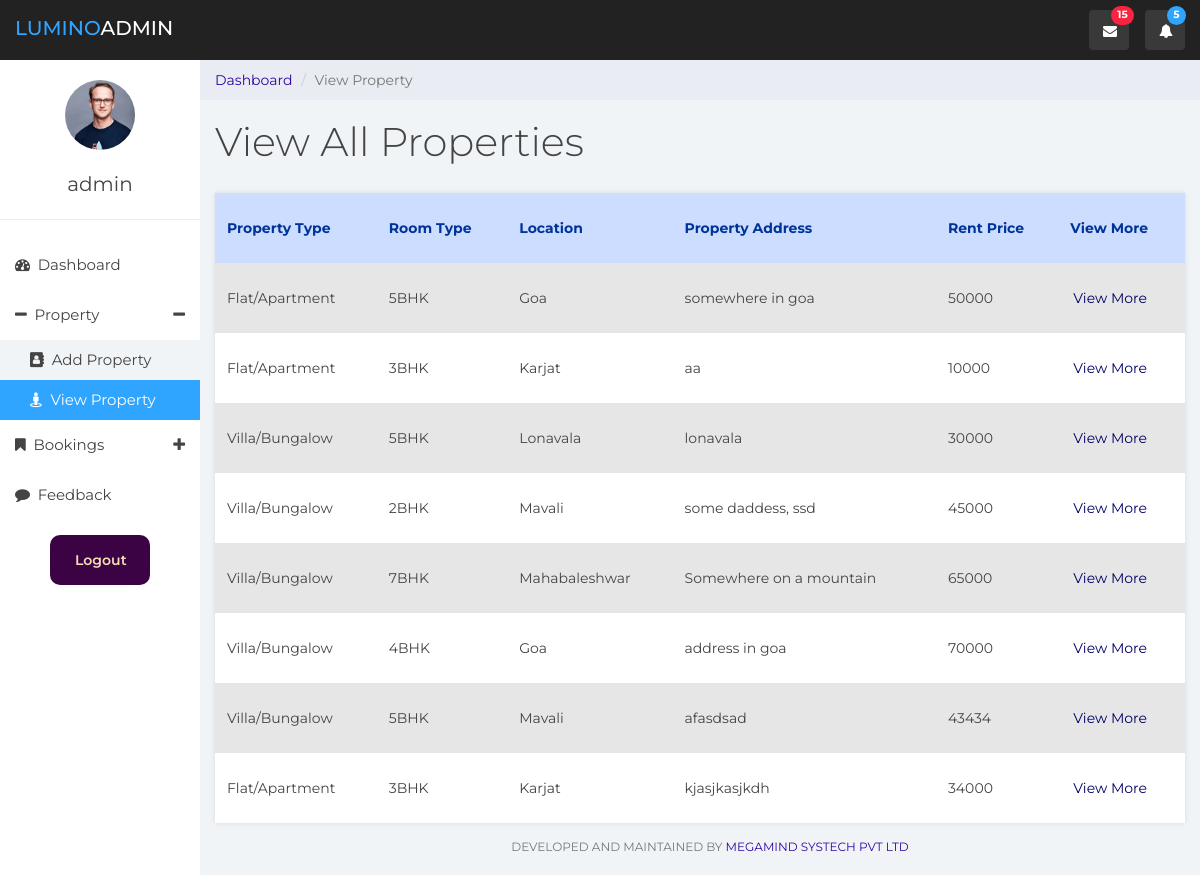
/viewproperty.php (signed in), run on the app's committed database.
### tables this page shows
CREATE TABLE `property_data` (
  `id` int(11) NOT NULL,
  `property_type` varchar(30) NOT NULL,
  `property_name` varchar(50) NOT NULL,
  `location` varchar(30) NOT NULL,
  `room_type` varchar(30) NOT NULL,
  `propertyaddr` varchar(200) NOT NULL,
  `owner` varchar(80) NOT NULL,
  `owner_phone` varchar(10) NOT NULL,
  `owner_valid` varchar(60) NOT NULL,
  `manager_name` varchar(80) NOT NULL,
  `manage_phone` varchar(10) NOT NULL,
  `manage_valid` varchar(60) NOT NULL,
  `rent_price` varchar(15) NOT NULL,
  `amenities` varchar(120) NOT NULL,
  `location_url` varchar(500) NOT NULL,
  `deposit_amt` varchar(30) NOT NULL,
  `photos_url` varchar(10000) NOT NULL
);

### src/viewproperty.php (the view, shortened to what this page needs)
<?php
$profilepfp = $_SESSION['pfp'];
?>
<!DOCTYPE html>
<html>
<head>
	<link href="css/bootstrap.min.css" rel="stylesheet">
	<link href="css/font-awesome.min.css" rel="stylesheet">
	<link href="css/datepicker3.css" rel="stylesheet">
	<link href="css/styles.css" rel="stylesheet">
	<link href="custom.css" rel="stylesheet">
</head>
<body>
	<nav class="navbar navbar-custom navbar-fixed-top" role="navigation">
		<div class="container-fluid">
			<div class="navbar-header">
				<a class="navbar-brand" href="#"><span>Lumino</span>Admin</a>
				<ul class="nav navbar-top-links navbar-right">
					<li class="dropdown"><a class="dropdown-toggle count-info" data-toggle="dropdown" href="#">
						<em class="fa fa-envelope"></em><span class="label label-danger">15</span>
					</a>
					</li>
					<li class="dropdown"><a class="dropdown-toggle count-info" data-toggle="dropdown" href="#">
						<em class="fa fa-bell"></em><span class="label label-info">5</span>
					</a>
					</li>
				</ul>
			</div>
		</div>
	</nav>
	<div id="sidebar-collapse" class="col-sm-3 col-lg-2 sidebar">
		<div class="profile-sidebar">
			<div class="profile-userpic">
				<img src="<?php echo $profilepfp; ?>" class="img-responsive" alt="">
			</div>
			<div class="profile-usertitle">
				<div class="profile-usertitle-name"><?php echo($_SESSION['username']);?></div>
			</div>
		</div>
		<ul class="nav menu">
			<li><a href="index.php"><em class="fa fa-dashboard">&nbsp;</em> Dashboard</a></li>
			<li class="parent actice"><a data-toggle="collapse" href="#sub-item-1">
				<em class="fa fa-home fa-minus">&nbsp;</em> Property <span data-toggle="collapse" href="#sub-item-1" class="icon pull-right"><em class="fa fa-plus fa-minus"></em></span>
				</a>
				<ul class="children collapse in" id="sub-item-1" aria-expanded="true">
					<li class="active"><a class="" href="addproperty.php">
						<span class="fa fa-address-book">&nbsp;</span> Add Property
					</a></li>
					<li class="active"><a class="active" href="viewproperty.php">
						<span class="fa fa-street-view">&nbsp;</span> View Property
					</a></li>
				</ul>
			</li>
			<li class="parent "><a data-toggle="collapse" href="#sub-item-2">
				<em class="fa fa-bookmark">&nbsp;</em> Bookings <span data-toggle="collapse" href="#sub-item-2" class="icon pull-right"><em class="fa fa-plus"></em></span>
				</a>
			</li>
			<li><a href="feedback_display.php"><em class="fa fa-comment">&nbsp;</em> Feedback</a></li>
			<a class="link-fix-2" href="logout.php"><button class="btn-fix-2">Logout</button></a>
		</ul>
	</div>
	<div class="col-sm-9 col-sm-offset-3 col-lg-10 col-lg-offset-2 main">
		<div class="row">
			<ol class="breadcrumb">
				<li><a href="index.php">
					Dashboard
				</a></li>
				<li class="active">View Property</li>
			</ol>
		</div>
		<div class="row">
			<div class="col-lg-12">
				<h1 class="page-header">View All Properties</h1>
			</div>
		</div>
<?php
$hostname = "localhost";
	$username = "root";
	$password = "";
	$database = "property_manage";
$conn = new mysqli($hostname, $username, $password, $database);
$sql = "SELECT id, property_type, room_type, location, propertyaddr, rent_price FROM property_data";
$result = $conn->query($sql);
if ($result->num_rows > 0) {
    echo "<table id='viewtable'>";
    echo "<tr><th onclick='sortTable(0)'>Property Type</th><th onclick='sortTable(1)'>Room Type</th><th onclick='sortTable(2)'>Location</th>
		<th onclick='sortTable(3)'>Property Address</th><th onclick='sortTable(4)'>Rent Price</th><th>View More</th></tr>";
    while($row = $result->fetch_assoc()) {
        echo "<tr>";
        echo "<td>" . $row["property_type"] . "</td>";
        echo "<td>" . $row["room_type"] . "</td>";
        echo "<td>" . $row["location"] . "</td>";
        echo "<td>" . $row["propertyaddr"] . "</td>";
        echo "<td>" . $row["rent_price"] . "</td>";
        echo "<td><a class='view-btn-1' href='viewpropertybig.php?id=" . $row["id"] . "'>View More</a></td>";
        echo "</tr>";
    }
    echo "</table>";
} else {
    echo "0 Properties found.";
}
?>
		<?php include "footer.php";?>
		</div>
</body>
</html>

### src/footer.php
<div>
	<div class="col-sm-12 footer-style">
		<p class="back-link">Developed and Maintained by <a href="https://megamindsystech.com/">Megamind Systech Pvt Ltd</a></p>
	</div>
</div>

### src/css/styles.css (style rules this page uses)
body { background: #f1f4f7; padding-top: 60px; font-size: 14px; color: #444444; font-family: "Montserrat", "Helvetica Neue", Helvetica, Arial, sans-serif; }
p { color: #777; }
a, a:focus { text-decoration: none; color: rgb(48, 6, 165); }
h1, h2, h3, h4, h5, h6 { color: #444444; }
h1 { font-weight: 300; font-size: 40px; }
.navbar-custom { background: #222; height: 60px; }
.navbar-header .navbar-brand { color: #fff; font-size: 20px; text-transform: uppercase; font-weight: 500; height: 60px; padding-top: 18px; }
.navbar-header .navbar-brand span { color: #30a5ff; }
.dropdown { background: rgba(255, 255, 255, 0.1); float: left; margin: 10px 8px; padding: 0px; border-radius: 4px; }
.dropdown a.dropdown-toggle { color: #fff; height: 40px; width: 40px; padding-top: 11px; padding-left: 9px; }
.dropdown .label { top: -4px; left: 22px; padding-top: 4px; padding-bottom: 4px; position: absolute; border-radius: 9999px; }
.navbar-top-links li:last-child { margin-right: 15px; }
.dropdown em { margin: 0 5px; }
.label-info { background-color: #30a5ff; }
.label-danger { background-color: #f9243f; }
.navbar { border: 0; }
.sidebar { display: block; padding: 0; display: none; box-shadow: none; background: #fff; }
.sidebar ul { margin: 20px 0px; }
@media (min-width: 768px) { .sidebar { display: block; position: fixed; top: 60px; bottom: 0; left: 0; z-index: 1000; display: block; margin: 0; padding: 0; overflow-x: hidden; overflow-y: auto; } }
@media (min-width: 768px) { .navbar-header { width: 100%; } }
.sidebar ul.nav .active a, .sidebar ul.nav li.parent a.active, .sidebar ul.nav .active > a:hover, .sidebar ul.nav li.parent a.active:hover, .sidebar ul.nav .active > a:focus, .sidebar ul.nav li.parent a.active:focus { color: #fff; background-color: #30a5ff; }
.sidebar ul.nav ul, .sidebar ul.nav ul li { list-style: none; list-style-type: none; }
.sidebar ul.nav li a { height: 50px; font-size: 15px; line-height: 2em; color: #444444; }
.sidebar ul.nav ul.children { width: auto; padding: 0; margin: 0; background: #f9f9f9; }
.sidebar ul.nav ul.children li a { height: 40px; background: #f1f4f7; color: #444444; }
.sidebar ul.nav li.parent ul li a { border: none; display: block; padding-left: 30px; line-height: 40px; border-radius: 0; }
.profile-sidebar { display: flex; justify-content: center; flex-direction: column; position: relative; padding: 10px 10px; border-bottom: 1px solid #e9ecf2; }
.profile-userpic { display: flex; justify-content: center; }
.profile-userpic img { display: flex; justify-content: center; margin: 10px; width: 70px; height: 70px; border-radius: 9999px !important; }
.profile-usertitle { display: flex; justify-content: center; text-align: center; margin: 10px; }
.profile-usertitle-name { font-size: 20px; margin-bottom: 0px; }
.breadcrumb { border-radius: 0; padding: 10px 15px 10px 15px; background: #e9ecf2; margin: 0; }
h1.page-header { margin-top: 20px; border-bottom: 0; }
p.back-link { text-align: center; margin-bottom: 20px; font-size: 12px; text-transform: uppercase; }

### src/custom.css (style rules this page uses)
.btn-fix-2 { border: none; display: flex; margin-left: auto; margin-right: auto; width: 100px; height: 50px; color: wheat; padding: 15px 25px; border-radius: 10px; background-color: rgb(60, 3, 68); font-weight: 600; margin-top: 15px; }
.link-fix-2 { text-decoration: none !important; }
.outer-sub-1 h3, p { margin-left: 20px; }
.footer-style { padding-top: 15px; }
.view-btn-1 { border: none; color: rgb(0, 0, 102); padding: 3px; }
a.view-btn-1 { text-decoration: none; }

### src/viewproperty.php (style rules this page uses)
table { border-collapse: collapse; width: 100%; box-shadow: 0 0 5px rgba(0, 0, 0, 0.1); background-color: white; }
table tr:nth-child(even) td { background-color: rgba(128, 128, 128, 0.2); }
th, td { border: none; text-align: left; padding: 12px; }
td { height: 70px; }
th { background-color: rgb(204, 221, 255); color: rgb(0, 51, 153); height: 70px; cursor: pointer; }
button { padding: 5px 10px; cursor: pointer; }

### data on the page
property_data: property_type "Flat/Apartment", room_type "5BHK", location "Goa", propertyaddr "somewhere in goa", rent_price "50000"
property_data: property_type "Flat/Apartment", room_type "3BHK", location "Karjat", propertyaddr "aa", rent_price "10000"
property_data: property_type "Villa/Bungalow", room_type "5BHK", location "Lonavala", propertyaddr "lonavala", rent_price "30000"
property_data: property_type "Villa/Bungalow", room_type "2BHK", location "Mavali", propertyaddr "some daddess, ssd", rent_price "45000"
property_data: property_type "Villa/Bungalow", room_type "7BHK", location "Mahabaleshwar", propertyaddr "Somewhere on a mountain", rent_price "65000"
property_data: property_type "Villa/Bungalow", room_type "4BHK", location "Goa", propertyaddr "address in goa", rent_price "70000"
property_data: property_type "Villa/Bungalow", room_type "5BHK", location "Mavali", propertyaddr "afasdsad", rent_price "43434"
property_data: property_type "Flat/Apartment", room_type "3BHK", location "Karjat", propertyaddr "kjasjkasjkdh", rent_price "34000"

### other printed values
$_SESSION['username'] "admin"
